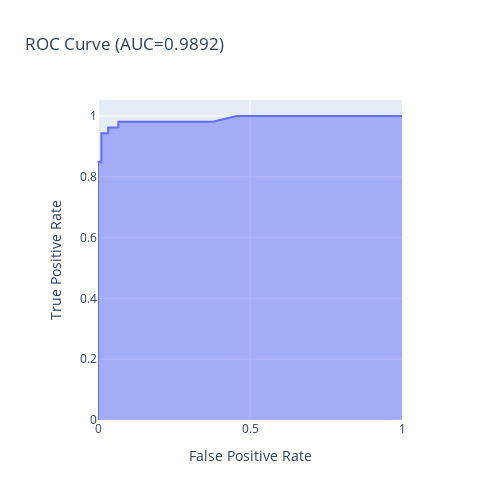

Notebook code cell kept with this figure:
### Markdown cell above
Al ensayar con el Random Forest model, este clasifica correctamente el 95.1% de los datos de testeo (porcentaje menor que los modelos previos).

### Code cell
fpr, tpr, thresholds = roc_curve(y_test, grid.predict_proba(X_test)[:,1])
fig = px.area(
    x=fpr, y=tpr,
    title=f'ROC Curve (AUC={auc(fpr, tpr):.4f})',
    labels=dict(x='False Positive Rate', y='True Positive Rate'),
    width=500, height=500)
fig.update_yaxes(scaleanchor="x", scaleratio=1)
fig.update_xaxes(constrain='domain')
fig.show()

### Figure 1 — Plotly figure (JSON) as saved in the notebook; plotly's stock layout.template omitted (floating-point values rounded to 4 significant figures)
{"data": [{"fillpattern": {"shape": ""}, "hovertemplate": "False Positive Rate=%{x}<br>True Positive Rate=%{y}<extra></extra>", "legendgroup": "", "line": {"color": "#636efa"}, "marker": {"symbol": "circle"}, "mode": "lines", "name": "", "orientation": "v", "showlegend": false, "stackgroup": "1", "type": "scatter", "x": [0, 0, 0, 0, 0, 0, 0, 0, 0, 0, 0.01111, 0.01111, 0.03333, 0.03333, 0.06667, 0.06667, 0.07778, 0.1, 0.1222, 0.1444, 0.1667, 0.2111, 0.2222, 0.2778, 0.3778, 0.4556, 1], "xaxis": "x", "y": [0, 0.1887, 0.4151, 0.6038, 0.6226, 0.6981, 0.717, 0.7925, 0.8113, 0.8491, 0.8491, 0.9434, 0.9434, 0.9623, 0.9623, 0.9811, 0.9811, 0.9811, 0.9811, 0.9811, 0.9811, 0.9811, 0.9811, 0.9811, 0.9811, 1, 1], "yaxis": "y"}], "layout": {"height": 500, "legend": {"tracegroupgap": 0}, "title": {"text": "ROC Curve (AUC=0.9892)"}, "width": 500, "xaxis": {"anchor": "y", "constrain": "domain", "domain": [0, 1], "title": {"text": "False Positive Rate"}}, "yaxis": {"anchor": "x", "domain": [0, 1], "scaleanchor": "x", "scaleratio": 1, "title": {"text": "True Positive Rate"}}}}
